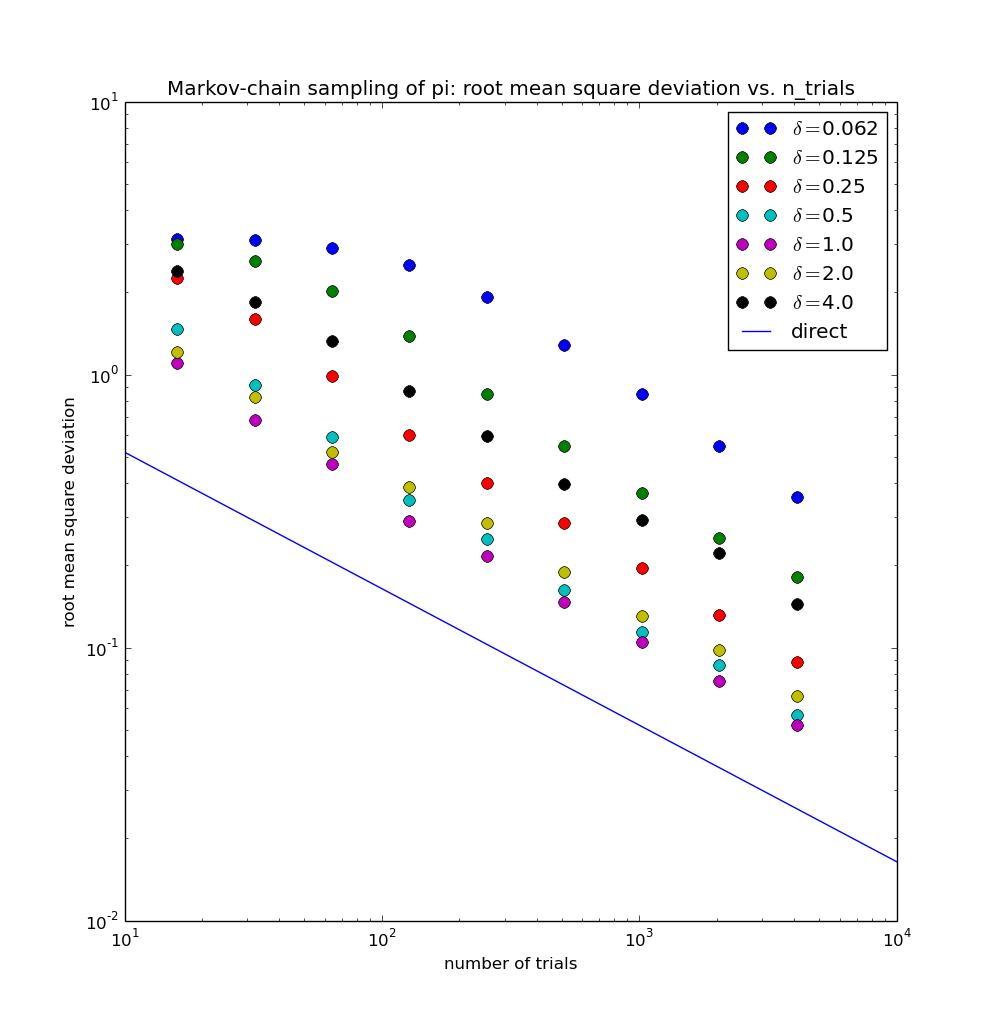

This figure's Python source:
import random, math, pylab

def markov_pi(N, delta):
    x, y = 1.0, 1.0
    n_hits = 0
    for i in range(N):
        del_x, del_y = random.uniform(-delta, delta), random.uniform(-delta, delta)
        if abs(x + del_x) < 1.0 and abs(y + del_y) < 1.0:
            x, y = x + del_x, y + del_y
        if x**2 + y**2 < 1.0: n_hits += 1
    return n_hits

n_runs = 500
for delta in [0.062, 0.125, 0.25, 0.5, 1.0, 2.0, 4.0]:
    n_trials_list = []
    sigmas = []
    for poweroftwo in range(4, 13):
        n_trials = 2 ** poweroftwo
        sigma = 0.0
        for run in range(n_runs):
            pi_est = 4.0 * markov_pi(n_trials, delta) / float(n_trials)
            sigma += (pi_est - math.pi) ** 2
        sigmas.append(math.sqrt(sigma/(n_runs)))
        n_trials_list.append(n_trials)
    pylab.plot(n_trials_list, sigmas, 'o', ms = 8, label = '$\delta = $' + str(delta))

pylab.xscale('log')
pylab.yscale('log')
pylab.xlabel('number of trials')
pylab.ylabel('root mean square deviation')
pylab.plot([10,10000],[1.644 / math.sqrt(10.0), 1.644 / math.sqrt(10000.0)], label = 'direct')
pylab.title('Markov-chain sampling of pi: root mean square deviation vs. n_trials')
pylab.legend(loc='upper right')
pylab.savefig('markov_sampling_rms_deviation.png')
pylab.show()
